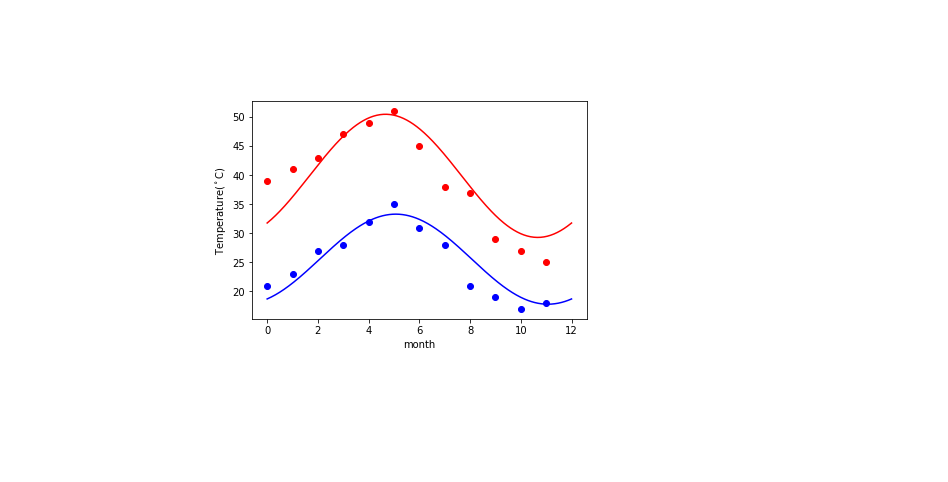

Here is the Python script that generated this plot:
# -*- coding: utf-8 -*-
"""
Created on Wed Sep  5 20:51:44 2018

@author: shurastogi
"""



#1. fitting it to the periodic function
#2. plot the fit

import scipy as sc
import numpy as np
import matplotlib.pyplot as plt

Max = np.array([39, 41, 43, 47, 49, 51, 45, 38, 37, 29, 27, 25])
Min = np.array([21, 23, 27, 28, 32, 35, 31, 28, 21, 19, 17, 18])
months=np.arange(12)
days = np.linspace(0, 12, num=365)

from scipy import optimize
def periodic_func(times, avg, ampl, time_offset):
    return (avg
            + ampl * np.cos((times + time_offset) * 2 * np.pi / times.max()))

res_max, cov_max = optimize.curve_fit(periodic_func, months,
                                      Max)
res_min, cov_min = optimize.curve_fit(periodic_func, months,
                                      Min)

plt.plot(months,Max,'ro')
plt.plot(days, periodic_func(days, *res_max), 'r-')
plt.plot(months,Min,'bo')
plt.plot(days, periodic_func(days, *res_min), 'b-')
plt.xlabel('month')
plt.ylabel('Temperature($^\circ$C)')
